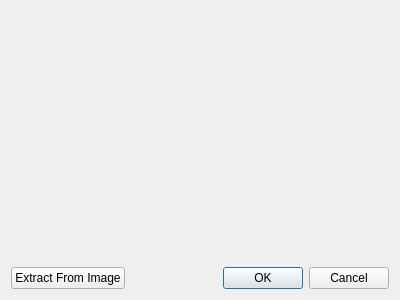
<?xml version="1.0" encoding="UTF-8"?>
<ui version="4.0">
 <class>DialogIndexedColors</class>
 <widget class="QDialog" name="DialogIndexedColors">
  <property name="geometry">
   <rect>
    <x>0</x>
    <y>0</y>
    <width>400</width>
    <height>300</height>
   </rect>
  </property>
  <property name="windowTitle">
   <string>Switch to indexed colors</string>
  </property>
  <layout class="QVBoxLayout" name="verticalLayout">
   <item>
    <widget class="color_widgets::ColorPaletteWidget" name="palette_widget"/>
   </item>
   <item>
    <layout class="QHBoxLayout" name="horizontalLayout">
     <item>
      <widget class="QPushButton" name="button_extract">
       <property name="text">
        <string>Extract From Image</string>
       </property>
      </widget>
     </item>
     <item>
      <widget class="QDialogButtonBox" name="buttonBox">
       <property name="orientation">
        <enum>Qt::Horizontal</enum>
       </property>
       <property name="standardButtons">
        <set>QDialogButtonBox::Cancel|QDialogButtonBox::Ok</set>
       </property>
      </widget>
     </item>
    </layout>
   </item>
  </layout>
 </widget>
 <customwidgets>
  <customwidget>
   <class>color_widgets::ColorPaletteWidget</class>
   <extends>QWidget</extends>
   <header>color_palette_widget.hpp</header>
  </customwidget>
 </customwidgets>
 <resources/>
 <connections>
  <connection>
   <sender>buttonBox</sender>
   <signal>accepted()</signal>
   <receiver>DialogIndexedColors</receiver>
   <slot>accept()</slot>
   <hints>
    <hint type="sourcelabel">
     <x>248</x>
     <y>254</y>
    </hint>
    <hint type="destinationlabel">
     <x>157</x>
     <y>274</y>
    </hint>
   </hints>
  </connection>
  <connection>
   <sender>buttonBox</sender>
   <signal>rejected()</signal>
   <receiver>DialogIndexedColors</receiver>
   <slot>reject()</slot>
   <hints>
    <hint type="sourcelabel">
     <x>316</x>
     <y>260</y>
    </hint>
    <hint type="destinationlabel">
     <x>286</x>
     <y>274</y>
    </hint>
   </hints>
  </connection>
 </connections>
</ui>
